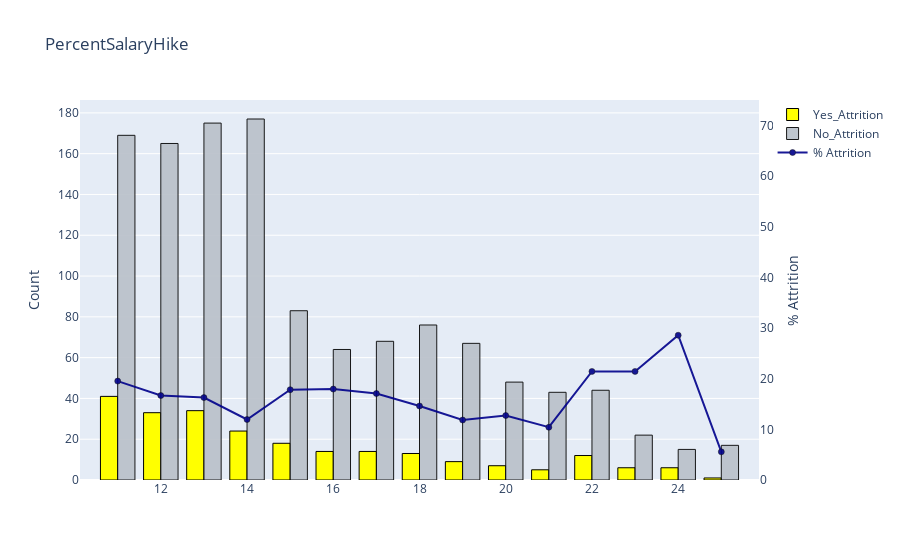

Source (notebook cell):
### Markdown cell above
Factor Number 2:
Most of the people who leave the company are located more than 11-12 km away from the company

### Code cell
barplot('PercentSalaryHike', False)

### Figure 1 — Plotly figure (JSON) as saved in the notebook; plotly's stock layout.template omitted (floating-point values rounded to 4 significant figures)
{"data": [{"marker": {"color": "yellow", "line": {"color": "#000000", "width": 1}}, "name": "Yes_Attrition", "type": "bar", "x": [11, 13, 12, 14, 15, 16, 17, 18, 22, 19, 20, 23, 24, 21, 25], "y": [41, 34, 33, 24, 18, 14, 14, 13, 12, 9, 7, 6, 6, 5, 1]}, {"marker": {"color": "#B9C0C9", "line": {"color": "#000000", "width": 1}}, "name": "No_Attrition", "opacity": 0.9, "type": "bar", "x": [14, 13, 11, 12, 15, 18, 17, 19, 16, 20, 22, 21, 23, 25, 24], "y": [177, 175, 169, 165, 83, 76, 68, 67, 64, 48, 44, 43, 22, 17, 15]}, {"marker": {"color": "darkblue", "line": {"color": "#000000", "width": 0.5}}, "name": "% Attrition", "opacity": 0.9, "type": "scatter", "x": [11, 12, 13, 14, 15, 16, 17, 18, 19, 20, 21, 22, 23, 24, 25], "y": [19.52, 16.67, 16.27, 11.94, 17.82, 17.95, 17.07, 14.61, 11.84, 12.73, 10.42, 21.43, 21.43, 28.57, 5.556], "yaxis": "y2"}], "layout": {"title": {"text": "PercentSalaryHike"}, "yaxis": {"title": {"text": "Count"}}, "yaxis2": {"anchor": "x", "overlaying": "y", "range": [0, 75], "showgrid": false, "side": "right", "title": {"text": "% Attrition"}, "zeroline": false}}}
